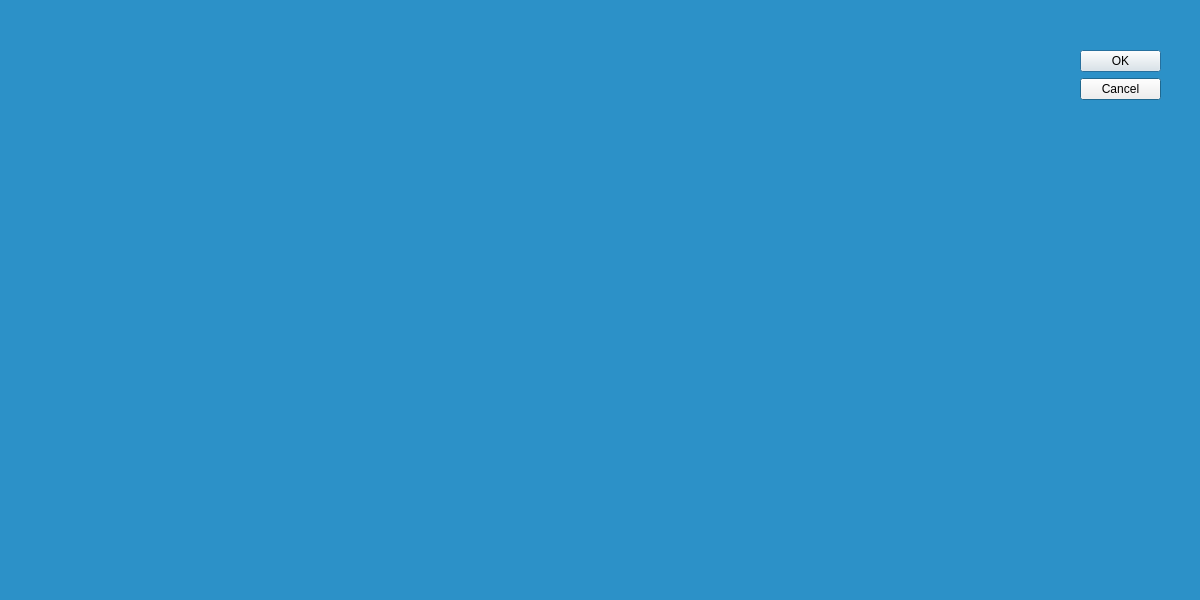
<?xml version="1.0" encoding="UTF-8"?>
<ui version="4.0">
 <class>ViewChoose</class>
 <widget class="QDialog" name="ViewChoose">
  <property name="geometry">
   <rect>
    <x>0</x>
    <y>0</y>
    <width>1200</width>
    <height>600</height>
   </rect>
  </property>
  <property name="palette">
   <palette>
    <active>
     <colorrole role="Base">
      <brush brushstyle="SolidPattern">
       <color alpha="255">
        <red>255</red>
        <green>255</green>
        <blue>255</blue>
       </color>
      </brush>
     </colorrole>
     <colorrole role="Window">
      <brush brushstyle="SolidPattern">
       <color alpha="255">
        <red>44</red>
        <green>145</green>
        <blue>200</blue>
       </color>
      </brush>
     </colorrole>
    </active>
    <inactive>
     <colorrole role="Base">
      <brush brushstyle="SolidPattern">
       <color alpha="255">
        <red>255</red>
        <green>255</green>
        <blue>255</blue>
       </color>
      </brush>
     </colorrole>
     <colorrole role="Window">
      <brush brushstyle="SolidPattern">
       <color alpha="255">
        <red>44</red>
        <green>145</green>
        <blue>200</blue>
       </color>
      </brush>
     </colorrole>
    </inactive>
    <disabled>
     <colorrole role="Base">
      <brush brushstyle="SolidPattern">
       <color alpha="255">
        <red>44</red>
        <green>145</green>
        <blue>200</blue>
       </color>
      </brush>
     </colorrole>
     <colorrole role="Window">
      <brush brushstyle="SolidPattern">
       <color alpha="255">
        <red>44</red>
        <green>145</green>
        <blue>200</blue>
       </color>
      </brush>
     </colorrole>
    </disabled>
   </palette>
  </property>
  <property name="windowTitle">
   <string>QtWarriors</string>
  </property>
  <widget class="QDialogButtonBox" name="buttonBox">
   <property name="geometry">
    <rect>
     <x>1080</x>
     <y>50</y>
     <width>81</width>
     <height>241</height>
    </rect>
   </property>
   <property name="orientation">
    <enum>Qt::Vertical</enum>
   </property>
   <property name="standardButtons">
    <set>QDialogButtonBox::Cancel|QDialogButtonBox::Ok</set>
   </property>
  </widget>
 </widget>
 <resources/>
 <connections>
  <connection>
   <sender>buttonBox</sender>
   <signal>accepted()</signal>
   <receiver>ViewChoose</receiver>
   <slot>accept()</slot>
   <hints>
    <hint type="sourcelabel">
     <x>248</x>
     <y>254</y>
    </hint>
    <hint type="destinationlabel">
     <x>157</x>
     <y>274</y>
    </hint>
   </hints>
  </connection>
  <connection>
   <sender>buttonBox</sender>
   <signal>rejected()</signal>
   <receiver>ViewChoose</receiver>
   <slot>reject()</slot>
   <hints>
    <hint type="sourcelabel">
     <x>316</x>
     <y>260</y>
    </hint>
    <hint type="destinationlabel">
     <x>286</x>
     <y>274</y>
    </hint>
   </hints>
  </connection>
 </connections>
</ui>
